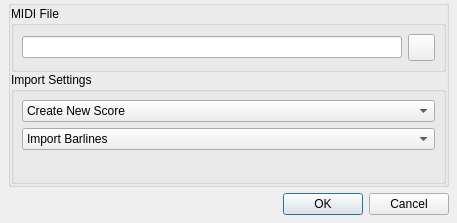
<?xml version="1.0" encoding="UTF-8"?>
<ui version="4.0">
 <class>Midi::FileImportDialog</class>
 <widget class="QWidget" name="Midi::FileImportDialog">
  <property name="geometry">
   <rect>
    <x>0</x>
    <y>0</y>
    <width>457</width>
    <height>223</height>
   </rect>
  </property>
  <layout class="QVBoxLayout">
   <property name="leftMargin">
    <number>8</number>
   </property>
   <property name="topMargin">
    <number>0</number>
   </property>
   <property name="rightMargin">
    <number>8</number>
   </property>
   <property name="bottomMargin">
    <number>8</number>
   </property>
   <item>
    <widget class="QGroupBox" name="groupBox">
     <property name="title">
      <string/>
     </property>
     <layout class="QVBoxLayout">
      <property name="spacing">
       <number>0</number>
      </property>
      <property name="margin">
       <number>0</number>
      </property>
      <item>
       <widget class="QGroupBox" name="midiFileGroupBox">
        <property name="title">
         <string>MIDI File</string>
        </property>
        <layout class="QHBoxLayout">
         <property name="margin">
          <number>8</number>
         </property>
         <item>
          <layout class="QHBoxLayout" name="midiFileLayout" stretch="0,0">
           <property name="spacing">
            <number>6</number>
           </property>
           <item>
            <widget class="QLineEdit" name="midiFileLineEdit"/>
           </item>
           <item>
            <widget class="QPushButton" name="midiFileOpenButton">
             <property name="sizePolicy">
              <sizepolicy hsizetype="Preferred" vsizetype="Preferred">
               <horstretch>0</horstretch>
               <verstretch>0</verstretch>
              </sizepolicy>
             </property>
             <property name="minimumSize">
              <size>
               <width>27</width>
               <height>27</height>
              </size>
             </property>
             <property name="maximumSize">
              <size>
               <width>27</width>
               <height>27</height>
              </size>
             </property>
             <property name="text">
              <string/>
             </property>
             <property name="icon">
              <iconset resource="../../mi_gui/mi_gui.qrc">
               <normaloff>:/mi_gui/images/fileopen.png</normaloff>:/mi_gui/images/fileopen.png</iconset>
             </property>
             <property name="iconSize">
              <size>
               <width>16</width>
               <height>16</height>
              </size>
             </property>
            </widget>
           </item>
          </layout>
         </item>
        </layout>
       </widget>
      </item>
      <item>
       <widget class="QGroupBox" name="importSettingsGroupBox">
        <property name="title">
         <string>Import Settings</string>
        </property>
        <layout class="QVBoxLayout">
         <property name="leftMargin">
          <number>8</number>
         </property>
         <property name="topMargin">
          <number>8</number>
         </property>
         <property name="rightMargin">
          <number>8</number>
         </property>
         <property name="bottomMargin">
          <number>0</number>
         </property>
         <item>
          <layout class="QHBoxLayout" name="importTypeLayout" stretch="0">
           <property name="spacing">
            <number>6</number>
           </property>
           <item>
            <widget class="QComboBox" name="importTypeComboBox">
             <property name="sizePolicy">
              <sizepolicy hsizetype="MinimumExpanding" vsizetype="Fixed">
               <horstretch>0</horstretch>
               <verstretch>0</verstretch>
              </sizepolicy>
             </property>
             <property name="minimumSize">
              <size>
               <width>96</width>
               <height>0</height>
              </size>
             </property>
             <property name="editable">
              <bool>false</bool>
             </property>
             <property name="insertPolicy">
              <enum>QComboBox::NoInsert</enum>
             </property>
             <item>
              <property name="text">
               <string>Create New Score</string>
              </property>
             </item>
             <item>
              <property name="text">
               <string>Add to Current Score</string>
              </property>
             </item>
            </widget>
           </item>
          </layout>
         </item>
         <item>
          <layout class="QHBoxLayout" name="importBarlinesLayout" stretch="0">
           <property name="spacing">
            <number>6</number>
           </property>
           <item>
            <widget class="QComboBox" name="importBarlinesComboBox">
             <property name="sizePolicy">
              <sizepolicy hsizetype="MinimumExpanding" vsizetype="Fixed">
               <horstretch>0</horstretch>
               <verstretch>0</verstretch>
              </sizepolicy>
             </property>
             <property name="minimumSize">
              <size>
               <width>96</width>
               <height>0</height>
              </size>
             </property>
             <property name="editable">
              <bool>false</bool>
             </property>
             <property name="insertPolicy">
              <enum>QComboBox::NoInsert</enum>
             </property>
             <item>
              <property name="text">
               <string>Import Barlines</string>
              </property>
             </item>
             <item>
              <property name="text">
               <string>Ignore Barlines</string>
              </property>
             </item>
            </widget>
           </item>
          </layout>
         </item>
         <item>
          <spacer name="verticalSpacer">
           <property name="orientation">
            <enum>Qt::Vertical</enum>
           </property>
           <property name="sizeType">
            <enum>QSizePolicy::Expanding</enum>
           </property>
           <property name="sizeHint" stdset="0">
            <size>
             <width>20</width>
             <height>40</height>
            </size>
           </property>
          </spacer>
         </item>
        </layout>
       </widget>
      </item>
     </layout>
    </widget>
   </item>
   <item>
    <widget class="QDialogButtonBox" name="buttonBox">
     <property name="sizePolicy">
      <sizepolicy hsizetype="Expanding" vsizetype="Fixed">
       <horstretch>0</horstretch>
       <verstretch>0</verstretch>
      </sizepolicy>
     </property>
     <property name="standardButtons">
      <set>QDialogButtonBox::Cancel|QDialogButtonBox::Ok</set>
     </property>
    </widget>
   </item>
  </layout>
 </widget>
 <resources>
  <include location="../../mi_gui/mi_gui.qrc"/>
 </resources>
 <connections/>
</ui>
